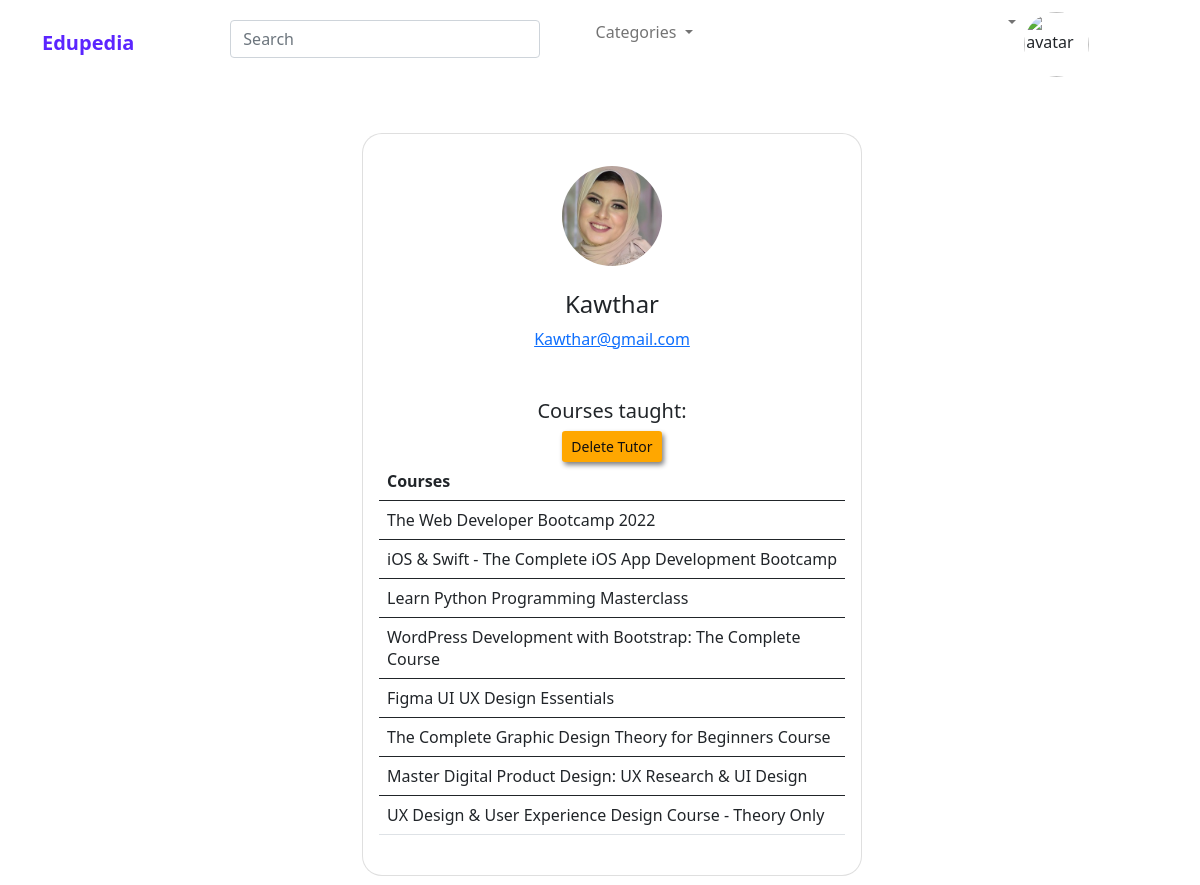
Screenshot of /server/tutor.php?id=11 with the database file from the repository.
### tables this page shows
CREATE TABLE `user` (
  `id` int(11) NOT NULL,
  `type` int(11) NOT NULL,
  `fname` varchar(50) NOT NULL,
  `email` varchar(62) NOT NULL,
  `password` varchar(255) NOT NULL,
  `security_ans` varchar(255) NOT NULL,
  `picture` varchar(255) DEFAULT NULL,
  `tutor_status` int(11) DEFAULT NULL,
  `admin_rank` int(11) DEFAULT NULL,
  `tutor_cv` varchar(255) DEFAULT NULL,
  `status` text DEFAULT NULL
);

CREATE TABLE `course` (
  `id` int(11) NOT NULL,
  `name` varchar(255) NOT NULL,
  `image` varchar(255) NOT NULL,
  `content` varchar(255) NOT NULL,
  `description` varchar(255) NOT NULL,
  `level` varchar(255) NOT NULL,
  `price` int(11) NOT NULL,
  `rating` int(11) NOT NULL,
  `status` int(11) NOT NULL,
  `category` int(11) NOT NULL,
  `tutor_id` int(11) NOT NULL,
  `admin_id` int(11) DEFAULT NULL
);

### server/tutor.php (the view, shortened to what this page needs)
<html>
<head>
  <link rel="stylesheet" type="text/css" href="styles/styles.css">
  <link href="https://cdn.jsdelivr.net/npm/bootstrap@5.0.2/dist/css/bootstrap.min.css" rel="stylesheet">
  <link rel="stylesheet" href="https://cdnjs.cloudflare.com/ajax/libs/font-awesome/4.7.0/css/font-awesome.min.css">
</head>
<body>
  <?php
  include_once 'database.php';
  include_once 'navbarAdmin.php';
  $sql = "SELECT * FROM user WHERE id='" . $_GET['id'] . "'";
  $result = $conn->query($sql);
  $row = $result->fetch_assoc();
  ?>
  <section class="vh-100" id="backg">
    <div class="container py-5 h-100">
      <div class="row d-flex justify-content-center align-items-center h-100">
        <div class="col-md-12 col-xl-4">
          <div class="card" style="border-radius: 20px;" id="learnerView">
            <div class="card-body text-center">
              <div class="mt-3 mb-4">
                <?php
                if ($row['picture'] != "") {
                ?>
                  <img src="<?php echo $row['picture'] ?>" class="rounded-circle img-fluid" style="width: 100px;" />
                <?php
                } else {
                ?>
                  <img src="images/pic.png" class="rounded-circle img-fluid" style="width: 100px;" />
                <?php
                }
                ?>
              </div>
              <h4 class="mb-2"><?php echo $row['fname'] ?></h4>
              <p class="text-muted mb-4"><a href="#!"><?php echo $row['email'] ?></a></p>
              <div class="d-flex justify-content-center text-center mt-5 mb-2">
                <div>
                  <p class="mb-2 h5">Courses taught:</p>
                  <?php
                  $sql1 = "SELECT * FROM course WHERE tutor_id='" . $_GET['id'] . "'";
                  $result1 = $conn->query($sql1);
                  if ($result1->num_rows > 0) {
                  ?>
                    <table class="table table-hover">
                      <thead>
                        <tr>
                          <th>Courses</th>
                        </tr>
                      </thead>
                      <?php
                      while ($row1 = $result1->fetch_assoc()) {
                        $sql2 = "SELECT name FROM course WHERE id='" . $row1['id'] . "'";
                        $result2 = $conn->query($sql2);
                        $row2 = $result2->fetch_assoc();
                      ?>
                        <tbody>
                          <tr scope="row">
                            <td><?php echo $row2['name'] ?></td>
                          </tr>
                        </tbody>
                      <?php
                      }
                    } else {
                      ?>
                      <p class="text-muted mb-0">No courses taught</p>
                    <?php
                    }
                    ?>
                  <input type="submit" class="btn btn-sm" id="loginbtn" name="submit" value="Delete Tutor" onclick="location.href='deleteUser.php?id=<?php echo $row['id'] ?>'">
                </div>
              </div>
            </div>
          </div>
        </div>
      </div>
    </div>
  </section>
</body>
</html>

### server/styles/styles.css (style rules this page uses)
:root { --primary: #5B25FF; --dark: rgb(17, 16, 16); --body: #363EE0; --dark2: #1c1d1f; --box-shadow: 2px 3px 5px grey; --active:#FFA700; --font:"Open Sans", sans-serif; }
.card { width:270px; }
#loginbtn { color:var(--dark); background-color: var(--active); box-shadow: var(--box-shadow); }
body { font-family: 'Lato', sans-serif; }
body { font-family: Arial, sans-serif; }

### server/tutor.php (style rules this page uses)
#learnerView { width: 500px; }
@media (min-width:768px) { #learnerView { display: flex; width: 500px; } }
#backg { background-color: white; padding-right: 150px; }

### rows the page displays
user: picture (picture), fname "Kawthar", email "Kawthar@gmail.com"
course: name "The Web Developer Bootcamp 2022"
course: name "iOS & Swift - The Complete iOS App Development Bootcamp"
course: name "Learn Python Programming Masterclass"
course: name "WordPress Development with Bootstrap: The Complete Course"
course: name "Figma UI UX Design Essentials"
course: name "The Complete Graphic Design Theory for Beginners Course"
course: name "Master Digital Product Design: UX Research & UI Design"
course: name "UX Design & User Experience Design Course - Theory Only"
